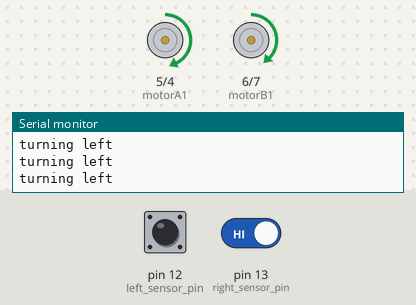
Bench run of a sketch on a simulated Arduino Uno, built with avr-gcc and run on an emulated ATmega328P. On the bench: motor-driver pin pairs drawn as motors (green arrow = first pin HIGH = forward, orange = second pin HIGH = backward, longer = more drive, scaled by the enable pin), the last lines printed to the serial monitor. The inputs (shaded band) are chosen by the test bench; at power-on: pin 12 (left_sensor_pin) LOW, pin 13 (right_sensor_pin) HIGH.

Above: at 4.2 s.
4.3 s: pin 12 (left_sensor_pin) driven HIGH
At 5.5 s:
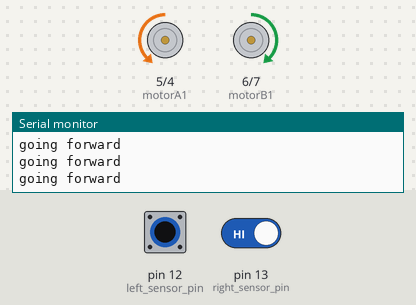
5.8 s: pin 13 (right_sensor_pin) driven LOW
At 6.8 s:
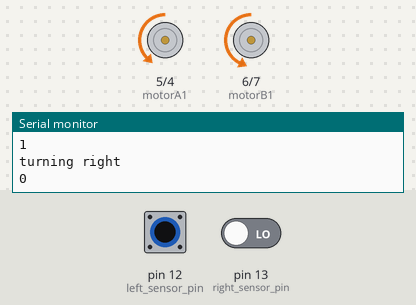
7.3 s: pin 12 (left_sensor_pin) driven LOW
At 7.6 s:
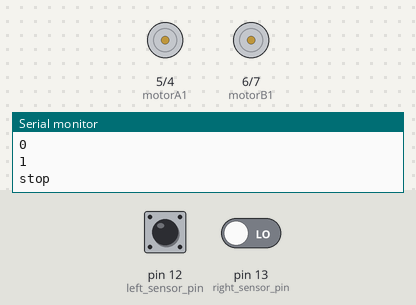
8.8 s: pin 13 (right_sensor_pin) driven HIGH
At 11.1 s:
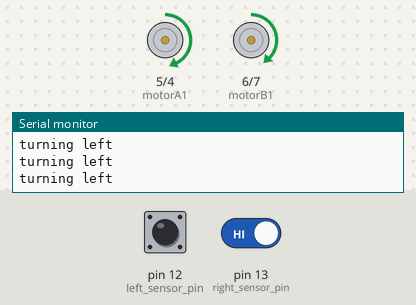
11.8 s: pin 12 (left_sensor_pin) pulsed HIGH 5 times (0.12 s each, 0.3 s apart)
At 12.02 s:
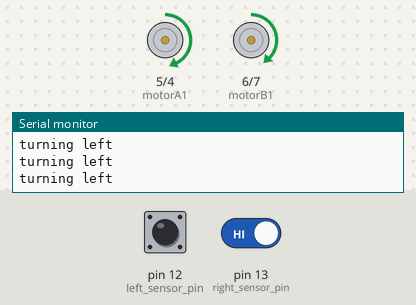
16.3 s: pin 12 (left_sensor_pin) pulsed HIGH 2 times (0.12 s each, 0.3 s apart)
At 18.0 s:
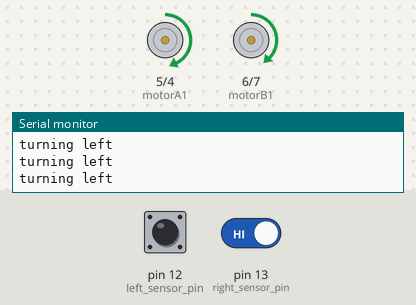
Timing chart, 0 to 19.5 s (numbered marks = the images above; inputs shaded):
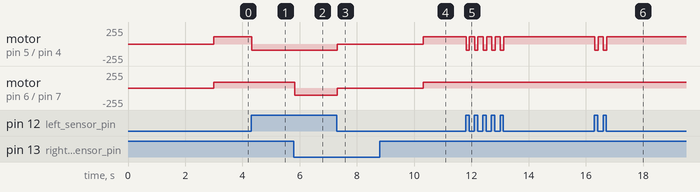

The sketch:

line_following.ino
```cpp
  int vSpeed = 90;        // MAX 255
  int turn_speed = 110;    // MAX 255
  int turn_delay = 10;

//L293 Connection
  const int motorA1      = 5;
  const int motorA2      = 4;
  const int motorAspeed  = 9;
  const int motorB1      = 6;
  const int motorB2      = 7;
  const int motorBspeed  = 11;

//Sensor Connection
  const int left_sensor_pin =12;
  const int right_sensor_pin =13;


  int left_sensor_state;
  int right_sensor_state;

void setup() {
  pinMode(motorA1, OUTPUT);
  pinMode(motorA2, OUTPUT);
  pinMode(motorB1, OUTPUT);
  pinMode(motorB2, OUTPUT);

  Serial.begin(9600);

  delay(3000);

}

void loop() {


left_sensor_state = digitalRead(left_sensor_pin);
right_sensor_state = digitalRead(right_sensor_pin);

if(right_sensor_state ==0 && left_sensor_state ==1)
{
  Serial.println("turning right");
  Serial.println(right_sensor_state);
  Serial.println(left_sensor_state);


  digitalWrite (motorA1,LOW);
  digitalWrite(motorA2,HIGH);
  digitalWrite (motorB1,LOW);
  digitalWrite(motorB2,HIGH);

  analogWrite (motorAspeed, vSpeed);
  analogWrite (motorBspeed, turn_speed);

  }
if(right_sensor_state ==1 && left_sensor_state ==0)
{
  Serial.println("turning left");

  digitalWrite (motorA1,HIGH);
  digitalWrite(motorA2,LOW);
  digitalWrite (motorB1,HIGH);
  digitalWrite(motorB2,LOW);

  analogWrite (motorAspeed, turn_speed);
  analogWrite (motorBspeed, vSpeed);

  delay(turn_delay);
  }

if(right_sensor_state ==1 && left_sensor_state ==1)
{
  Serial.println("going forward");

  digitalWrite (motorA2,HIGH);
  digitalWrite(motorA1,LOW);
  digitalWrite (motorB2,LOW);
  digitalWrite(motorB1,HIGH);

  analogWrite (motorAspeed, vSpeed);
  analogWrite (motorBspeed, vSpeed);

  delay(turn_delay);

  }

if(right_sensor_state ==0 && left_sensor_state ==0)
{
  Serial.println("stop");
  digitalWrite (motorA2,LOW);
  digitalWrite(motorA1,LOW);
  digitalWrite (motorB2,LOW);
  digitalWrite(motorB1,LOW);

  analogWrite (motorAspeed, 0);
  analogWrite (motorBspeed, 0);
  delay(3000);
  }


}
 
```

Measured:
- after the input at 4.3 s, motor on pin 5 (motorA1) / pin 4 (motorA2): forward 110/255 → backward 90/255 at once
- after the input at 5.8 s, motor on pin 6 (motorB1) / pin 7 (motorB2): forward 90/255 → backward 110/255 at once
- after the input at 7.3 s, motor on pin 5 (motorA1) / pin 4 (motorA2): backward 90/255 → stopped at once; motor on pin 6 (motorB1) / pin 7 (motorB2): backward 110/255 → stopped at once
- after the input at 8.8 s, motor on pin 5 (motorA1) / pin 4 (motorA2): stopped → forward 110/255 after 1.5 s; motor on pin 6 (motorB1) / pin 7 (motorB2): stopped → forward 90/255 after 1.5 s
- after the input at 11.8 s, motor on pin 5 (motorA1) / pin 4 (motorA2): alternates forward 110/255 for 0.18 s and backward 90/255 for 0.12 s, 10 changes in all, then stays forward 110/255, starting at once
- after the input at 16.3 s, motor on pin 5 (motorA1) / pin 4 (motorA2): alternates forward 110/255 for 0.18 s and backward 90/255 for 0.12 s, 4 changes in all, then stays forward 110/255, starting at once
